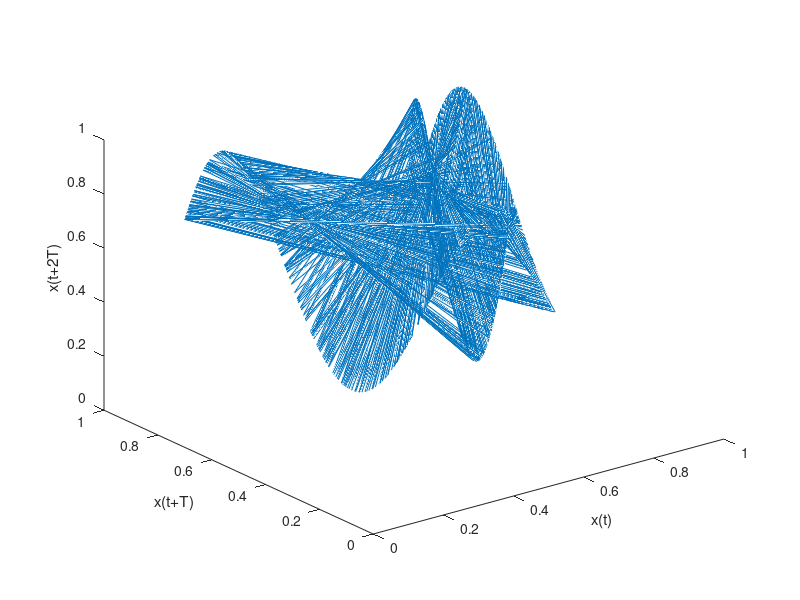

MATLAB code to generate this figure: (Note: this script raises an error after producing the figure.)
%% Lab 3
% by Dominic Meads

clear all
clc
close all

%% 1).  Function simulation and test

x0 = 0.5;
lambda = 3.8;
vectorLength = 1500;

x = zeros(vectorLength,1);
x(1) = x0;

for k = 2:vectorLength
    x(k) = lambda*x(k-1)*(1-x(k-1));
end

T = 2;
x1 = x(1:end-2*T);
x2 = x(T+1:end-T);
x3 = x(2*T+1:end);

figure('Color',[1 1 1]);
h = plot3(x1,x2,x3);
xlabel('x(t)');
ylabel('x(t+T)');
zlabel('x(t+2T)');

% test
x = chaos(0.9, 3.8, 1000);

%% 2). writing to files

lambda_min = 3.8001; % greater than 3.8
lambda_max = 3.9999; % less than 4

% create array of 30 random lambdas between 3.8 and 4
rand_lambda = (lambda_max-lambda_min).*rand(30,1) + lambda_min;


x0_min = 0.0001;     % greater than zero
x0_max = 0.9999;      % less than 1

% create array of 30 random initial x between 0 and 1
rand_x0 =(x0_max-x0_min).*rand(30,1) + x0_min;

% create directory
mkdir Chaos
Dir = 'C:\Users\demea\OneDrive\Documents\ENGR267\Chaos';

N = 2;
char_N = num2str(N, '%d');
filename = strcat('Chaos',char_N,'.txt');
fid = fopen(fullfile(Dir,filename),'wt');
fprintf(fid,'YOur file has been opened');
fclose(fid);


for k = 1:30
    % run function
    x = chaos(rand_x0(k),rand_lambda(k),1000); 

    % create file name
    char_N = num2str(k, '%d');
    filename = strcat('Chaos',char_N,'.txt');

    % write to file
    Dir = 'C:\Users\demea\OneDrive\Documents\ENGR267\Chaos';
    fid = fopen(fullfile(Dir,filename),'wt');
    fprintf(fid,'%f\n',x);
    fclose(fid);
end

close all;

%% 3). Loading from files and making graphs

x_load = zeros(1000,1);
cd Chaos

for k = 1:30
    % create file name
    char_N = num2str(k, '%d');
    filename = strcat('Chaos',char_N,'.txt');

    % load from file
    x = load(filename);

    % plot and create tiff files
    figure('Color', [1 1 1]);
    plot(x);
    eval(sprintf('print -dtiff chaos%d',k));
    pause(0.1);
end

close all

%% Conceptual Questions

% 1). for loops are best when you have a KNOWN number of iterations (when
% you need to run a program a certain number of times). While loops are
% great when you run a program for an indefinite amount of time (like doing
% something while waiting for input from a keyboard or sensor). 

% 2). Vectorization can be used like a for loop, whitout the for loop
% syntax. it is much more efficient, and uses a vector of values to be
% operated upon. 

% 3). Functionsa are created for usability (something that will be done
% often or something specific). They are called in a script which uses
% different functions to do something.

% 4). Variable scope is kind of like where the variables are in the
% program. You can have "local" variables that only one function may see,
% and you can have global variables that all functions within a script can
% operate on. 


